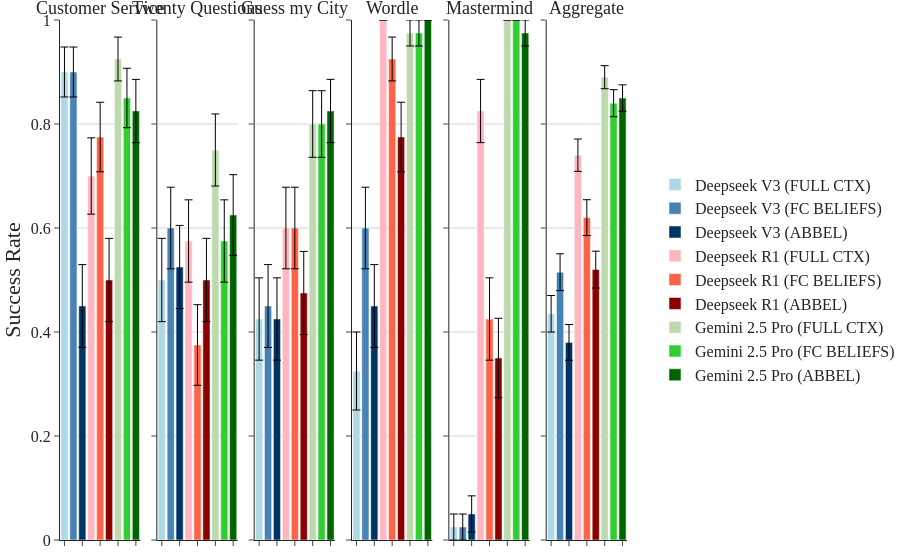

This figure's notebook cell:
### Code cell
fig = plot_win_rates(summary_df)
fig.show()
fig.write_image("figures/frontier_success_rate_agg.pdf", width=1200, height=260)

### Figure 1 — Plotly figure (JSON) as saved in the notebook; plotly's stock layout.template omitted (floating-point values rounded to 4 significant figures)
{"data": [{"error_y": {"array": [0.04804], "color": "black", "thickness": 1, "type": "data", "visible": true, "width": 4}, "hovertemplate": "Env: Customer Service<br>Word Limit: None<br>Model: Deepseek V3 (FULL CTX)<br>Success Rate: {y:.2f}%<br>SEM: 0.05%<br>N: 40", "marker": {"color": "#ADD8E6"}, "name": "Deepseek V3 (FULL CTX)", "showlegend": true, "type": "bar", "width": 0.8, "x": ["Deepseek V3 (FULL CTX)"], "xaxis": "x", "y": [0.9], "yaxis": "y"}, {"error_y": {"array": [0.04804], "color": "black", "thickness": 1, "type": "data", "visible": true, "width": 4}, "hovertemplate": "Env: Customer Service<br>Word Limit: None<br>Model: Deepseek V3 (FC BELIEFS)<br>Success Rate: {y:.2f}%<br>SEM: 0.05%<br>N: 40", "marker": {"color": "#4682B4"}, "name": "Deepseek V3 (FC BELIEFS)", "showlegend": true, "type": "bar", "width": 0.8, "x": ["Deepseek V3 (FC BELIEFS)"], "xaxis": "x", "y": [0.9], "yaxis": "y"}, {"error_y": {"array": [0.07966], "color": "black", "thickness": 1, "type": "data", "visible": true, "width": 4}, "hovertemplate": "Env: Customer Service<br>Word Limit: None<br>Model: Deepseek V3 (ABBEL)<br>Success Rate: {y:.2f}%<br>SEM: 0.08%<br>N: 40", "marker": {"color": "#003366"}, "name": "Deepseek V3 (ABBEL)", "showlegend": true, "type": "bar", "width": 0.8, "x": ["Deepseek V3 (ABBEL)"], "xaxis": "x", "y": [0.45], "yaxis": "y"}, {"error_y": {"array": [0.07338], "color": "black", "thickness": 1, "type": "data", "visible": true, "width": 4}, "hovertemplate": "Env: Customer Service<br>Word Limit: None<br>Model: Deepseek R1 (FULL CTX)<br>Success Rate: {y:.2f}%<br>SEM: 0.07%<br>N: 40", "marker": {"color": "#FFB6C1"}, "name": "Deepseek R1 (FULL CTX)", "showlegend": true, "type": "bar", "width": 0.8, "x": ["Deepseek R1 (FULL CTX)"], "xaxis": "x", "y": [0.7], "yaxis": "y"}, {"error_y": {"array": [0.06687], "color": "black", "thickness": 1, "type": "data", "visible": true, "width": 4}, "hovertemplate": "Env: Customer Service<br>Word Limit: None<br>Model: Deepseek R1 (FC BELIEFS)<br>Success Rate: {y:.2f}%<br>SEM: 0.07%<br>N: 40", "marker": {"color": "#FF6347"}, "name": "Deepseek R1 (FC BELIEFS)", "showlegend": true, "type": "bar", "width": 0.8, "x": ["Deepseek R1 (FC BELIEFS)"], "xaxis": "x", "y": [0.775], "yaxis": "y"}, {"error_y": {"array": [0.08006], "color": "black", "thickness": 1, "type": "data", "visible": true, "width": 4}, "hovertemplate": "Env: Customer Service<br>Word Limit: None<br>Model: Deepseek R1 (ABBEL)<br>Success Rate: {y:.2f}%<br>SEM: 0.08%<br>N: 40", "marker": {"color": "#8B0000"}, "name": "Deepseek R1 (ABBEL)", "showlegend": true, "type": "bar", "width": 0.8, "x": ["Deepseek R1 (ABBEL)"], "xaxis": "x", "y": [0.5], "yaxis": "y"}, {"error_y": {"array": [0.04218], "color": "black", "thickness": 1, "type": "data", "visible": true, "width": 4}, "hovertemplate": "Env: Customer Service<br>Word Limit: None<br>Model: Gemini 2.5 Pro (FULL CTX)<br>Success Rate: {y:.2f}%<br>SEM: 0.04%<br>N: 40", "marker": {"color": "#BDD9AD"}, "name": "Gemini 2.5 Pro (FULL CTX)", "showlegend": true, "type": "bar", "width": 0.8, "x": ["Gemini 2.5 Pro (FULL CTX)"], "xaxis": "x", "y": [0.925], "yaxis": "y"}, {"error_y": {"array": [0.05718], "color": "black", "thickness": 1, "type": "data", "visible": true, "width": 4}, "hovertemplate": "Env: Customer Service<br>Word Limit: None<br>Model: Gemini 2.5 Pro (FC BELIEFS)<br>Success Rate: {y:.2f}%<br>SEM: 0.06%<br>N: 40", "marker": {"color": "#32CD32"}, "name": "Gemini 2.5 Pro (FC BELIEFS)", "showlegend": true, "type": "bar", "width": 0.8, "x": ["Gemini 2.5 Pro (FC BELIEFS)"], "xaxis": "x", "y": [0.85], "yaxis": "y"}, {"error_y": {"array": [0.06084], "color": "black", "thickness": 1, "type": "data", "visible": true, "width": 4}, "hovertemplate": "Env: Customer Service<br>Word Limit: None<br>Model: Gemini 2.5 Pro (ABBEL)<br>Success Rate: {y:.2f}%<br>SEM: 0.06%<br>N: 40", "marker": {"color": "#006400"}, "name": "Gemini 2.5 Pro (ABBEL)", "showlegend": true, "type": "bar", "width": 0.8, "x": ["Gemini 2.5 Pro (ABBEL)"], "xaxis": "x", "y": [0.825], "yaxis": "y"}, {"error_y": {"array": [0.08006], "color": "black", "thickness": 1, "type": "data", "visible": true, "width": 4}, "hovertemplate": "Env: Twenty Questions<br>Word Limit: None<br>Model: Deepseek V3 (FULL CTX)<br>Success Rate: {y:.2f}%<br>SEM: 0.08%<br>N: 40", "marker": {"color": "#ADD8E6"}, "name": "Deepseek V3 (FULL CTX)", "showlegend": false, "type": "bar", "width": 0.8, "x": ["Deepseek V3 (FULL CTX)"], "xaxis": "x2", "y": [0.5], "yaxis": "y2"}, {"error_y": {"array": [0.07845], "color": "black", "thickness": 1, "type": "data", "visible": true, "width": 4}, "hovertemplate": "Env: Twenty Questions<br>Word Limit: None<br>Model: Deepseek V3 (FC BELIEFS)<br>Success Rate: {y:.2f}%<br>SEM: 0.08%<br>N: 40", "marker": {"color": "#4682B4"}, "name": "Deepseek V3 (FC BELIEFS)", "showlegend": false, "type": "bar", "width": 0.8, "x": ["Deepseek V3 (FC BELIEFS)"], "xaxis": "x2", "y": [0.6], "yaxis": "y2"}, {"error_y": {"array": [0.07996], "color": "black", "thickness": 1, "type": "data", "visible": true, "width": 4}, "hovertemplate": "Env: Twenty Questions<br>Word Limit: None<br>Model: Deepseek V3 (ABBEL)<br>Success Rate: {y:.2f}%<br>SEM: 0.08%<br>N: 40", "marker": {"color": "#003366"}, "name": "Deepseek V3 (ABBEL)", "showlegend": false, "type": "bar", "width": 0.8, "x": ["Deepseek V3 (ABBEL)"], "xaxis": "x2", "y": [0.525], "yaxis": "y2"}, {"error_y": {"array": [0.07916], "color": "black", "thickness": 1, "type": "data", "visible": true, "width": 4}, "hovertemplate": "Env: Twenty Questions<br>Word Limit: None<br>Model: Deepseek R1 (FULL CTX)<br>Success Rate: {y:.2f}%<br>SEM: 0.08%<br>N: 40", "marker": {"color": "#FFB6C1"}, "name": "Deepseek R1 (FULL CTX)", "showlegend": false, "type": "bar", "width": 0.8, "x": ["Deepseek R1 (FULL CTX)"], "xaxis": "x2", "y": [0.575], "yaxis": "y2"}, {"error_y": {"array": [0.07752], "color": "black", "thickness": 1, "type": "data", "visible": true, "width": 4}, "hovertemplate": "Env: Twenty Questions<br>Word Limit: None<br>Model: Deepseek R1 (FC BELIEFS)<br>Success Rate: {y:.2f}%<br>SEM: 0.08%<br>N: 40", "marker": {"color": "#FF6347"}, "name": "Deepseek R1 (FC BELIEFS)", "showlegend": false, "type": "bar", "width": 0.8, "x": ["Deepseek R1 (FC BELIEFS)"], "xaxis": "x2", "y": [0.375], "yaxis": "y2"}, {"error_y": {"array": [0.08006], "color": "black", "thickness": 1, "type": "data", "visible": true, "width": 4}, "hovertemplate": "Env: Twenty Questions<br>Word Limit: None<br>Model: Deepseek R1 (ABBEL)<br>Success Rate: {y:.2f}%<br>SEM: 0.08%<br>N: 40", "marker": {"color": "#8B0000"}, "name": "Deepseek R1 (ABBEL)", "showlegend": false, "type": "bar", "width": 0.8, "x": ["Deepseek R1 (ABBEL)"], "xaxis": "x2", "y": [0.5], "yaxis": "y2"}, {"error_y": {"array": [0.06934], "color": "black", "thickness": 1, "type": "data", "visible": true, "width": 4}, "hovertemplate": "Env: Twenty Questions<br>Word Limit: None<br>Model: Gemini 2.5 Pro (FULL CTX)<br>Success Rate: {y:.2f}%<br>SEM: 0.07%<br>N: 40", "marker": {"color": "#BDD9AD"}, "name": "Gemini 2.5 Pro (FULL CTX)", "showlegend": false, "type": "bar", "width": 0.8, "x": ["Gemini 2.5 Pro (FULL CTX)"], "xaxis": "x2", "y": [0.75], "yaxis": "y2"}, {"error_y": {"array": [0.07916], "color": "black", "thickness": 1, "type": "data", "visible": true, "width": 4}, "hovertemplate": "Env: Twenty Questions<br>Word Limit: None<br>Model: Gemini 2.5 Pro (FC BELIEFS)<br>Success Rate: {y:.2f}%<br>SEM: 0.08%<br>N: 40", "marker": {"color": "#32CD32"}, "name": "Gemini 2.5 Pro (FC BELIEFS)", "showlegend": false, "type": "bar", "width": 0.8, "x": ["Gemini 2.5 Pro (FC BELIEFS)"], "xaxis": "x2", "y": [0.575], "yaxis": "y2"}, {"error_y": {"array": [0.07752], "color": "black", "thickness": 1, "type": "data", "visible": true, "width": 4}, "hovertemplate": "Env: Twenty Questions<br>Word Limit: None<br>Model: Gemini 2.5 Pro (ABBEL)<br>Success Rate: {y:.2f}%<br>SEM: 0.08%<br>N: 40", "marker": {"color": "#006400"}, "name": "Gemini 2.5 Pro (ABBEL)", "showlegend": false, "type": "bar", "width": 0.8, "x": ["Gemini 2.5 Pro (ABBEL)"], "xaxis": "x2", "y": [0.625], "yaxis": "y2"}, {"error_y": {"array": [0.07916], "color": "black", "thickness": 1, "type": "data", "visible": true, "width": 4}, "hovertemplate": "Env: Guess my City<br>Word Limit: None<br>Model: Deepseek V3 (FULL CTX)<br>Success Rate: {y:.2f}%<br>SEM: 0.08%<br>N: 40", "marker": {"color": "#ADD8E6"}, "name": "Deepseek V3 (FULL CTX)", "showlegend": false, "type": "bar", "width": 0.8, "x": ["Deepseek V3 (FULL CTX)"], "xaxis": "x3", "y": [0.425], "yaxis": "y3"}, {"error_y": {"array": [0.07966], "color": "black", "thickness": 1, "type": "data", "visible": true, "width": 4}, "hovertemplate": "Env: Guess my City<br>Word Limit: None<br>Model: Deepseek V3 (FC BELIEFS)<br>Success Rate: {y:.2f}%<br>SEM: 0.08%<br>N: 40", "marker": {"color": "#4682B4"}, "name": "Deepseek V3 (FC BELIEFS)", "showlegend": false, "type": "bar", "width": 0.8, "x": ["Deepseek V3 (FC BELIEFS)"], "xaxis": "x3", "y": [0.45], "yaxis": "y3"}, {"error_y": {"array": [0.07916], "color": "black", "thickness": 1, "type": "data", "visible": true, "width": 4}, "hovertemplate": "Env: Guess my City<br>Word Limit: None<br>Model: Deepseek V3 (ABBEL)<br>Success Rate: {y:.2f}%<br>SEM: 0.08%<br>N: 40", "marker": {"color": "#003366"}, "name": "Deepseek V3 (ABBEL)", "showlegend": false, "type": "bar", "width": 0.8, "x": ["Deepseek V3 (ABBEL)"], "xaxis": "x3", "y": [0.425], "yaxis": "y3"}, {"error_y": {"array": [0.07845], "color": "black", "thickness": 1, "type": "data", "visible": true, "width": 4}, "hovertemplate": "Env: Guess my City<br>Word Limit: None<br>Model: Deepseek R1 (FULL CTX)<br>Success Rate: {y:.2f}%<br>SEM: 0.08%<br>N: 40", "marker": {"color": "#FFB6C1"}, "name": "Deepseek R1 (FULL CTX)", "showlegend": false, "type": "bar", "width": 0.8, "x": ["Deepseek R1 (FULL CTX)"], "xaxis": "x3", "y": [0.6], "yaxis": "y3"}, {"error_y": {"array": [0.07845], "color": "black", "thickness": 1, "type": "data", "visible": true, "width": 4}, "hovertemplate": "Env: Guess my City<br>Word Limit: None<br>Model: Deepseek R1 (FC BELIEFS)<br>Success Rate: {y:.2f}%<br>SEM: 0.08%<br>N: 40", "marker": {"color": "#FF6347"}, "name": "Deepseek R1 (FC BELIEFS)", "showlegend": false, "type": "bar", "width": 0.8, "x": ["Deepseek R1 (FC BELIEFS)"], "xaxis": "x3", "y": [0.6], "yaxis": "y3"}, {"error_y": {"array": [0.07996], "color": "black", "thickness": 1, "type": "data", "visible": true, "width": 4}, "hovertemplate": "Env: Guess my City<br>Word Limit: None<br>Model: Deepseek R1 (ABBEL)<br>Success Rate: {y:.2f}%<br>SEM: 0.08%<br>N: 40", "marker": {"color": "#8B0000"}, "name": "Deepseek R1 (ABBEL)", "showlegend": false, "type": "bar", "width": 0.8, "x": ["Deepseek R1 (ABBEL)"], "xaxis": "x3", "y": [0.475], "yaxis": "y3"}, {"error_y": {"array": [0.06405], "color": "black", "thickness": 1, "type": "data", "visible": true, "width": 4}, "hovertemplate": "Env: Guess my City<br>Word Limit: None<br>Model: Gemini 2.5 Pro (FULL CTX)<br>Success Rate: {y:.2f}%<br>SEM: 0.06%<br>N: 40", "marker": {"color": "#BDD9AD"}, "name": "Gemini 2.5 Pro (FULL CTX)", "showlegend": false, "type": "bar", "width": 0.8, "x": ["Gemini 2.5 Pro (FULL CTX)"], "xaxis": "x3", "y": [0.8], "yaxis": "y3"}, {"error_y": {"array": [0.06405], "color": "black", "thickness": 1, "type": "data", "visible": true, "width": 4}, "hovertemplate": "Env: Guess my City<br>Word Limit: None<br>Model: Gemini 2.5 Pro (FC BELIEFS)<br>Success Rate: {y:.2f}%<br>SEM: 0.06%<br>N: 40", "marker": {"color": "#32CD32"}, "name": "Gemini 2.5 Pro (FC BELIEFS)", "showlegend": false, "type": "bar", "width": 0.8, "x": ["Gemini 2.5 Pro (FC BELIEFS)"], "xaxis": "x3", "y": [0.8], "yaxis": "y3"}, {"error_y": {"array": [0.06084], "color": "black", "thickness": 1, "type": "data", "visible": true, "width": 4}, "hovertemplate": "Env: Guess my City<br>Word Limit: None<br>Model: Gemini 2.5 Pro (ABBEL)<br>Success Rate: {y:.2f}%<br>SEM: 0.06%<br>N: 40", "marker": {"color": "#006400"}, "name": "Gemini 2.5 Pro (ABBEL)", "showlegend": false, "type": "bar", "width": 0.8, "x": ["Gemini 2.5 Pro (ABBEL)"], "xaxis": "x3", "y": [0.825], "yaxis": "y3"}, {"error_y": {"array": [0.075], "color": "black", "thickness": 1, "type": "data", "visible": true, "width": 4}, "hovertemplate": "Env: Wordle<br>Word Limit: None<br>Model: Deepseek V3 (FULL CTX)<br>Success Rate: {y:.2f}%<br>SEM: 0.07%<br>N: 40", "marker": {"color": "#ADD8E6"}, "name": "Deepseek V3 (FULL CTX)", "showlegend": false, "type": "bar", "width": 0.8, "x": ["Deepseek V3 (FULL CTX)"], "xaxis": "x4", "y": [0.325], "yaxis": "y4"}, {"error_y": {"array": [0.07845], "color": "black", "thickness": 1, "type": "data", "visible": true, "width": 4}, "hovertemplate": "Env: Wordle<br>Word Limit: None<br>Model: Deepseek V3 (FC BELIEFS)<br>Success Rate: {y:.2f}%<br>SEM: 0.08%<br>N: 40", "marker": {"color": "#4682B4"}, "name": "Deepseek V3 (FC BELIEFS)", "showlegend": false, "type": "bar", "width": 0.8, "x": ["Deepseek V3 (FC BELIEFS)"], "xaxis": "x4", "y": [0.6], "yaxis": "y4"}, {"error_y": {"array": [0.07966], "color": "black", "thickness": 1, "type": "data", "visible": true, "width": 4}, "hovertemplate": "Env: Wordle<br>Word Limit: None<br>Model: Deepseek V3 (ABBEL)<br>Success Rate: {y:.2f}%<br>SEM: 0.08%<br>N: 40", "marker": {"color": "#003366"}, "name": "Deepseek V3 (ABBEL)", "showlegend": false, "type": "bar", "width": 0.8, "x": ["Deepseek V3 (ABBEL)"], "xaxis": "x4", "y": [0.45], "yaxis": "y4"}, {"error_y": {"array": [0.0], "color": "black", "thickness": 1, "type": "data", "visible": true, "width": 4}, "hovertemplate": "Env: Wordle<br>Word Limit: None<br>Model: Deepseek R1 (FULL CTX)<br>Success Rate: {y:.2f}%<br>SEM: 0.00%<br>N: 40", "marker": {"color": "#FFB6C1"}, "name": "Deepseek R1 (FULL CTX)", "showlegend": false, "type": "bar", "width": 0.8, "x": ["Deepseek R1 (FULL CTX)"], "xaxis": "x4", "y": [1.0], "yaxis": "y4"}, {"error_y": {"array": [0.04218], "color": "black", "thickness": 1, "type": "data", "visible": true, "width": 4}, "hovertemplate": "Env: Wordle<br>Word Limit: None<br>Model: Deepseek R1 (FC BELIEFS)<br>Success Rate: {y:.2f}%<br>SEM: 0.04%<br>N: 40", "marker": {"color": "#FF6347"}, "name": "Deepseek R1 (FC BELIEFS)", "showlegend": false, "type": "bar", "width": 0.8, "x": ["Deepseek R1 (FC BELIEFS)"], "xaxis": "x4", "y": [0.925], "yaxis": "y4"}, {"error_y": {"array": [0.06687], "color": "black", "thickness": 1, "type": "data", "visible": true, "width": 4}, "hovertemplate": "Env: Wordle<br>Word Limit: None<br>Model: Deepseek R1 (ABBEL)<br>Success Rate: {y:.2f}%<br>SEM: 0.07%<br>N: 40", "marker": {"color": "#8B0000"}, "name": "Deepseek R1 (ABBEL)", "showlegend": false, "type": "bar", "width": 0.8, "x": ["Deepseek R1 (ABBEL)"], "xaxis": "x4", "y": [0.775], "yaxis": "y4"}, {"error_y": {"array": [0.025], "color": "black", "thickness": 1, "type": "data", "visible": true, "width": 4}, "hovertemplate": "Env: Wordle<br>Word Limit: None<br>Model: Gemini 2.5 Pro (FULL CTX)<br>Success Rate: {y:.2f}%<br>SEM: 0.02%<br>N: 40", "marker": {"color": "#BDD9AD"}, "name": "Gemini 2.5 Pro (FULL CTX)", "showlegend": false, "type": "bar", "width": 0.8, "x": ["Gemini 2.5 Pro (FULL CTX)"], "xaxis": "x4", "y": [0.975], "yaxis": "y4"}, {"error_y": {"array": [0.025], "color": "black", "thickness": 1, "type": "data", "visible": true, "width": 4}, "hovertemplate": "Env: Wordle<br>Word Limit: None<br>Model: Gemini 2.5 Pro (FC BELIEFS)<br>Success Rate: {y:.2f}%<br>SEM: 0.02%<br>N: 40", "marker": {"color": "#32CD32"}, "name": "Gemini 2.5 Pro (FC BELIEFS)", "showlegend": false, "type": "bar", "width": 0.8, "x": ["Gemini 2.5 Pro (FC BELIEFS)"], "xaxis": "x4", "y": [0.975], "yaxis": "y4"}, {"error_y": {"array": [0.0], "color": "black", "thickness": 1, "type": "data", "visible": true, "width": 4}, "hovertemplate": "Env: Wordle<br>Word Limit: None<br>Model: Gemini 2.5 Pro (ABBEL)<br>Success Rate: {y:.2f}%<br>SEM: 0.00%<br>N: 40", "marker": {"color": "#006400"}, "name": "Gemini 2.5 Pro (ABBEL)", "showlegend": false, "type": "bar", "width": 0.8, "x": ["Gemini 2.5 Pro (ABBEL)"], "xaxis": "x4", "y": [1.0], "yaxis": "y4"}, {"error_y": {"array": [0.025], "color": "black", "thickness": 1, "type": "data", "visible": true, "width": 4}, "hovertemplate": "Env: Mastermind<br>Word Limit: None<br>Model: Deepseek V3 (FULL CTX)<br>Success Rate: {y:.2f}%<br>SEM: 0.02%<br>N: 40", "marker": {"color": "#ADD8E6"}, "name": "Deepseek V3 (FULL CTX)", "showlegend": false, "type": "bar", "width": 0.8, "x": ["Deepseek V3 (FULL CTX)"], "xaxis": "x5", "y": [0.025], "yaxis": "y5"}, {"error_y": {"array": [0.025], "color": "black", "thickness": 1, "type": "data", "visible": true, "width": 4}, "hovertemplate": "Env: Mastermind<br>Word Limit: None<br>Model: Deepseek V3 (FC BELIEFS)<br>Success Rate: {y:.2f}%<br>SEM: 0.02%<br>N: 40", "marker": {"color": "#4682B4"}, "name": "Deepseek V3 (FC BELIEFS)", "showlegend": false, "type": "bar", "width": 0.8, "x": ["Deepseek V3 (FC BELIEFS)"], "xaxis": "x5", "y": [0.025], "yaxis": "y5"}, {"error_y": {"array": [0.0349], "color": "black", "thickness": 1, "type": "data", "visible": true, "width": 4}, "hovertemplate": "Env: Mastermind<br>Word Limit: None<br>Model: Deepseek V3 (ABBEL)<br>Success Rate: {y:.2f}%<br>SEM: 0.03%<br>N: 40", "marker": {"color": "#003366"}, "name": "Deepseek V3 (ABBEL)", "showlegend": false, "type": "bar", "width": 0.8, "x": ["Deepseek V3 (ABBEL)"], "xaxis": "x5", "y": [0.05], "yaxis": "y5"}, {"error_y": {"array": [0.06084], "color": "black", "thickness": 1, "type": "data", "visible": true, "width": 4}, "hovertemplate": "Env: Mastermind<br>Word Limit: None<br>Model: Deepseek R1 (FULL CTX)<br>Success Rate: {y:.2f}%<br>SEM: 0.06%<br>N: 40", "marker": {"color": "#FFB6C1"}, "name": "Deepseek R1 (FULL CTX)", "showlegend": false, "type": "bar", "width": 0.8, "x": ["Deepseek R1 (FULL CTX)"], "xaxis": "x5", "y": [0.825], "yaxis": "y5"}, {"error_y": {"array": [0.07916], "color": "black", "thickness": 1, "type": "data", "visible": true, "width": 4}, "hovertemplate": "Env: Mastermind<br>Word Limit: None<br>Model: Deepseek R1 (FC BELIEFS)<br>Success Rate: {y:.2f}%<br>SEM: 0.08%<br>N: 40", "marker": {"color": "#FF6347"}, "name": "Deepseek R1 (FC BELIEFS)", "showlegend": false, "type": "bar", "width": 0.8, "x": ["Deepseek R1 (FC BELIEFS)"], "xaxis": "x5", "y": [0.425], "yaxis": "y5"}, {"error_y": {"array": [0.07638], "color": "black", "thickness": 1, "type": "data", "visible": true, "width": 4}, "hovertemplate": "Env: Mastermind<br>Word Limit: None<br>Model: Deepseek R1 (ABBEL)<br>Success Rate: {y:.2f}%<br>SEM: 0.08%<br>N: 40", "marker": {"color": "#8B0000"}, "name": "Deepseek R1 (ABBEL)", "showlegend": false, "type": "bar", "width": 0.8, "x": ["Deepseek R1 (ABBEL)"], "xaxis": "x5", "y": [0.35], "yaxis": "y5"}, {"error_y": {"array": [0.0], "color": "black", "thickness": 1, "type": "data", "visible": true, "width": 4}, "hovertemplate": "Env: Mastermind<br>Word Limit: None<br>Model: Gemini 2.5 Pro (FULL CTX)<br>Success Rate: {y:.2f}%<br>SEM: 0.00%<br>N: 40", "marker": {"color": "#BDD9AD"}, "name": "Gemini 2.5 Pro (FULL CTX)", "showlegend": false, "type": "bar", "width": 0.8, "x": ["Gemini 2.5 Pro (FULL CTX)"], "xaxis": "x5", "y": [1.0], "yaxis": "y5"}, {"error_y": {"array": [0.0], "color": "black", "thickness": 1, "type": "data", "visible": true, "width": 4}, "hovertemplate": "Env: Mastermind<br>Word Limit: None<br>Model: Gemini 2.5 Pro (FC BELIEFS)<br>Success Rate: {y:.2f}%<br>SEM: 0.00%<br>N: 40", "marker": {"color": "#32CD32"}, "name": "Gemini 2.5 Pro (FC BELIEFS)", "showlegend": false, "type": "bar", "width": 0.8, "x": ["Gemini 2.5 Pro (FC BELIEFS)"], "xaxis": "x5", "y": [1.0], "yaxis": "y5"}, {"error_y": {"array": [0.025], "color": "black", "thickness": 1, "type": "data", "visible": true, "width": 4}, "hovertemplate": "Env: Mastermind<br>Word Limit: None<br>Model: Gemini 2.5 Pro (ABBEL)<br>Success Rate: {y:.2f}%<br>SEM: 0.02%<br>N: 40", "marker": {"color": "#006400"}, "name": "Gemini 2.5 Pro (ABBEL)", "showlegend": false, "type": "bar", "width": 0.8, "x": ["Gemini 2.5 Pro (ABBEL)"], "xaxis": "x5", "y": [0.975], "yaxis": "y5"}, {"error_y": {"array": [0.03514], "color": "black", "thickness": 1, "type": "data", "visible": true, "width": 4}, "hovertemplate": "Env: Aggregate<br>Word Limit: None<br>Model: Deepseek V3 (FULL CTX)<br>Success Rate: {y:.2f}%<br>SEM: 0.04%<br>N: 200", "marker": {"color": "#ADD8E6"}, "name": "Deepseek V3 (FULL CTX)", "showlegend": false, "type": "bar", "width": 0.8, "x": ["Deepseek V3 (FULL CTX)"], "xaxis": "x6", "y": [0.435], "yaxis": "y6"}, {"error_y": {"array": [0.03543], "color": "black", "thickness": 1, "type": "data", "visible": true, "width": 4}, "hovertemplate": "Env: Aggregate<br>Word Limit: None<br>Model: Deepseek V3 (FC BELIEFS)<br>Success Rate: {y:.2f}%<br>SEM: 0.04%<br>N: 200", "marker": {"color": "#4682B4"}, "name": "Deepseek V3 (FC BELIEFS)", "showlegend": false, "type": "bar", "width": 0.8, "x": ["Deepseek V3 (FC BELIEFS)"], "xaxis": "x6", "y": [0.515], "yaxis": "y6"}, {"error_y": {"array": [0.03441], "color": "black", "thickness": 1, "type": "data", "visible": true, "width": 4}, "hovertemplate": "Env: Aggregate<br>Word Limit: None<br>Model: Deepseek V3 (ABBEL)<br>Success Rate: {y:.2f}%<br>SEM: 0.03%<br>N: 200", "marker": {"color": "#003366"}, "name": "Deepseek V3 (ABBEL)", "showlegend": false, "type": "bar", "width": 0.8, "x": ["Deepseek V3 (ABBEL)"], "xaxis": "x6", "y": [0.38], "yaxis": "y6"}, {"error_y": {"array": [0.03109], "color": "black", "thickness": 1, "type": "data", "visible": true, "width": 4}, "hovertemplate": "Env: Aggregate<br>Word Limit: None<br>Model: Deepseek R1 (FULL CTX)<br>Success Rate: {y:.2f}%<br>SEM: 0.03%<br>N: 200", "marker": {"color": "#FFB6C1"}, "name": "Deepseek R1 (FULL CTX)", "showlegend": false, "type": "bar", "width": 0.8, "x": ["Deepseek R1 (FULL CTX)"], "xaxis": "x6", "y": [0.74], "yaxis": "y6"}, {"error_y": {"array": [0.03441], "color": "black", "thickness": 1, "type": "data", "visible": true, "width": 4}, "hovertemplate": "Env: Aggregate<br>Word Limit: None<br>Model: Deepseek R1 (FC BELIEFS)<br>Success Rate: {y:.2f}%<br>SEM: 0.03%<br>N: 200", "marker": {"color": "#FF6347"}, "name": "Deepseek R1 (FC BELIEFS)", "showlegend": false, "type": "bar", "width": 0.8, "x": ["Deepseek R1 (FC BELIEFS)"], "xaxis": "x6", "y": [0.62], "yaxis": "y6"}, {"error_y": {"array": [0.03542], "color": "black", "thickness": 1, "type": "data", "visible": true, "width": 4}, "hovertemplate": "Env: Aggregate<br>Word Limit: None<br>Model: Deepseek R1 (ABBEL)<br>Success Rate: {y:.2f}%<br>SEM: 0.04%<br>N: 200", "marker": {"color": "#8B0000"}, "name": "Deepseek R1 (ABBEL)", "showlegend": false, "type": "bar", "width": 0.8, "x": ["Deepseek R1 (ABBEL)"], "xaxis": "x6", "y": [0.52], "yaxis": "y6"}, {"error_y": {"array": [0.02218], "color": "black", "thickness": 1, "type": "data", "visible": true, "width": 4}, "hovertemplate": "Env: Aggregate<br>Word Limit: None<br>Model: Gemini 2.5 Pro (FULL CTX)<br>Success Rate: {y:.2f}%<br>SEM: 0.02%<br>N: 200", "marker": {"color": "#BDD9AD"}, "name": "Gemini 2.5 Pro (FULL CTX)", "showlegend": false, "type": "bar", "width": 0.8, "x": ["Gemini 2.5 Pro (FULL CTX)"], "xaxis": "x6", "y": [0.89], "yaxis": "y6"}, {"error_y": {"array": [0.02599], "color": "black", "thickness": 1, "type": "data", "visible": true, "width": 4}, "hovertemplate": "Env: Aggregate<br>Word Limit: None<br>Model: Gemini 2.5 Pro (FC BELIEFS)<br>Success Rate: {y:.2f}%<br>SEM: 0.03%<br>N: 200", "marker": {"color": "#32CD32"}, "name": "Gemini 2.5 Pro (FC BELIEFS)", "showlegend": false, "type": "bar", "width": 0.8, "x": ["Gemini 2.5 Pro (FC BELIEFS)"], "xaxis": "x6", "y": [0.84], "yaxis": "y6"}, {"error_y": {"array": [0.02531], "color": "black", "thickness": 1, "type": "data", "visible": true, "width": 4}, "hovertemplate": "Env: Aggregate<br>Word Limit: None<br>Model: Gemini 2.5 Pro (ABBEL)<br>Success Rate: {y:.2f}%<br>SEM: 0.03%<br>N: 200", "marker": {"color": "#006400"}, "name": "Gemini 2.5 Pro (ABBEL)", "showlegend": false, "type": "bar", "width": 0.8, "x": ["Gemini 2.5 Pro (ABBEL)"], "xaxis": "x6", "y": [0.85], "yaxis": "y6"}], "layout": {"annotations": [{"font": {"size": 18}, "showarrow": false, "text": "Customer Service", "x": 0.07083, "xanchor": "center", "xref": "paper", "y": 1, "yanchor": "bottom", "yref": "paper"}, {"font": {"size": 18}, "showarrow": false, "text": "Twenty Questions", "x": 0.2425, "xanchor": "center", "xref": "paper", "y": 1, "yanchor": "bottom", "yref": "paper"}, {"font": {"size": 18}, "showarrow": false, "text": "Guess my City", "x": 0.4142, "xanchor": "center", "xref": "paper", "y": 1, "yanchor": "bottom", "yref": "paper"}, {"font": {"size": 18}, "showarrow": false, "text": "Wordle", "x": 0.5858, "xanchor": "center", "xref": "paper", "y": 1, "yanchor": "bottom", "yref": "paper"}, {"font": {"size": 18}, "showarrow": false, "text": "Mastermind", "x": 0.7575, "xanchor": "center", "xref": "paper", "y": 1, "yanchor": "bottom", "yref": "paper"}, {"font": {"size": 18}, "showarrow": false, "text": "Aggregate", "x": 0.9292, "xanchor": "center", "xref": "paper", "y": 1, "yanchor": "bottom", "yref": "paper"}], "barmode": "group", "font": {"family": "Computer Modern, serif", "size": 16}, "legend": {"orientation": "v", "x": 1.05, "xanchor": "left", "y": 0.5, "yanchor": "middle"}, "margin": {"b": 20, "l": 0, "r": 0, "t": 20}, "plot_bgcolor": "white", "showlegend": true, "xaxis": {"anchor": "y", "domain": [0, 0.1417], "showticklabels": false}, "xaxis2": {"anchor": "y2", "domain": [0.1717, 0.3133], "showticklabels": false}, "xaxis3": {"anchor": "y3", "domain": [0.3433, 0.485], "showticklabels": false}, "xaxis4": {"anchor": "y4", "domain": [0.515, 0.6567], "showticklabels": false}, "xaxis5": {"anchor": "y5", "domain": [0.6867, 0.8283], "showticklabels": false}, "xaxis6": {"anchor": "y6", "domain": [0.8583, 1], "showticklabels": false}, "yaxis": {"anchor": "x", "domain": [0, 1], "gridcolor": "lightgray", "range": [0, 1], "showgrid": true, "title": {"font": {"size": 22}, "text": "Success Rate"}}, "yaxis2": {"anchor": "x2", "domain": [0, 1], "gridcolor": "lightgray", "matches": "y", "range": [0, 1], "showgrid": true, "showticklabels": false}, "yaxis3": {"anchor": "x3", "domain": [0, 1], "gridcolor": "lightgray", "matches": "y", "range": [0, 1], "showgrid": true, "showticklabels": false}, "yaxis4": {"anchor": "x4", "domain": [0, 1], "gridcolor": "lightgray", "matches": "y", "range": [0, 1], "showgrid": true, "showticklabels": false}, "yaxis5": {"anchor": "x5", "domain": [0, 1], "gridcolor": "lightgray", "matches": "y", "range": [0, 1], "showgrid": true, "showticklabels": false}, "yaxis6": {"anchor": "x6", "domain": [0, 1], "gridcolor": "lightgray", "matches": "y", "range": [0, 1], "showgrid": true, "showticklabels": false}}}
